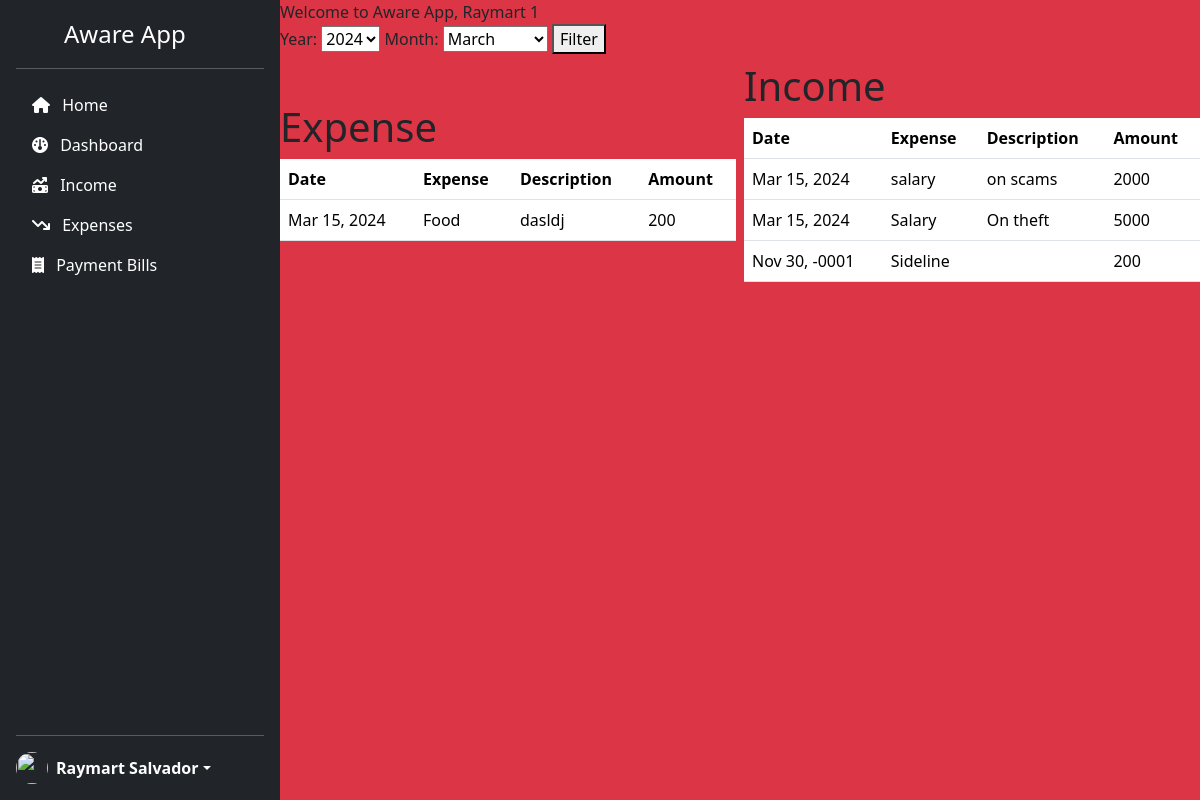
/dashboard.php (signed in), run on the app's committed database.
### tables this page shows
CREATE TABLE `expenses` (
  `expense_id` int(11) NOT NULL,
  `name` varchar(50) NOT NULL,
  `amount` double NOT NULL,
  `description` varchar(255) DEFAULT NULL,
  `expense_date` datetime DEFAULT NULL,
  `user_id` int(11) NOT NULL
);

CREATE TABLE `income` (
  `income_id` int(11) NOT NULL,
  `name` varchar(50) NOT NULL,
  `description` varchar(50) DEFAULT NULL,
  `amount` double NOT NULL,
  `income_date` datetime DEFAULT NULL,
  `user_id` int(11) NOT NULL
);

### dashboard.php (the view, shortened to what this page needs)
<!DOCTYPE html>
<html lang="en">
<?php
include 'database/db_connect.php';
$id = $_SESSION['user_id'];
$year = date('Y');
$statement = "SELECT * FROM expenses WHERE user_id = '$id'";
$incomeStatement = "SELECT * FROM income WHERE user_id = '$id'";
$result = mysqli_query($connection, $statement);
$expenses = mysqli_fetch_all($result, MYSQLI_ASSOC);
$incomeResult = mysqli_query($connection, $incomeStatement);
$income = mysqli_fetch_all($incomeResult, MYSQLI_ASSOC);
?>
<head>
    <link rel="stylesheet" href="assets/styles.css">
    <link rel="stylesheet" href="https://cdnjs.cloudflare.com/ajax/libs/font-awesome/6.5.1/css/all.min.css"
 />
    <link href="https://cdn.jsdelivr.net/npm/bootstrap@5.3.3/dist/css/bootstrap.min.css" rel="stylesheet"
>
</head>
<body>
    <div class="d-flex h-100">
        <nav class="">
            <?php
        include 'nav/nav.php';
        ?>
        </nav>
        <div class="bg-danger">
            Welcome to Aware App,
            <?=  $first_name?> <?= $id?>
            <div class="row justify-content-center align-items-center g-2">
                <?php include 'utilities/date_filter.php'?>
                <div class="col">
                    <div class="expenses">
                        <h1>Expense</h1>
                        <table class="table">
                            <thead>
                                <tr>
                                    <th scope="col">Date</th>
                                    <th scope="col">Expense</th>
                                    <th scope="col">Description</th>
                                    <th scope="col">Amount</th>
                                </tr>
                            </thead>
                            <tbody>
                                <?php foreach($expenses as $expense): ?>
                                <tr>
                                    <td><?= date('M j, Y', strtotime($expense['expense_date'])) ?></td>
                                    <td><?= $expense['name'] ?></td>
                                    <td><?= $expense['description'] ?></td>
                                    <td><?= $expense['amount'] ?></td>
                                </tr>
                                <?php endforeach; ?>
                            </tbody>
                        </table>
                    </div>
                </div>
                <div class="col">
                    <div class="income">
                        <h1>Income</h1>
                        <table class="table">
                            <thead>
                                <tr>
                                    <th scope="col">Date</th>
                                    <th scope="col">Expense</th>
                                    <th scope="col">Description</th>
                                    <th scope="col">Amount</th>
                                </tr>
                            </thead>
                            <tbody>
                                <?php foreach($income as $income): ?>
                                <tr>
                                    <td><?= date('M j, Y', strtotime($income['income_date'])) ?></td>
                                    <td><?= $income['name'] ?></td>
                                    <td><?= $income['description'] ?></td>
                                    <td><?= $income['amount'] ?></td>
                                </tr>
                                <?php endforeach; ?>
                            </tbody>
                        </table>
                    </div>
                </div>
            </div>
        </div>
    </div>
</body>
</html>

### nav/nav.php (shortened to what this page needs)
<?php
$title = "Aware App";
    $first_name = $_SESSION['first_name'];
    $last_name = $_SESSION['last_name'];
?>
<div class="d-flex flex-column flex-shrink-0 p-3 text-white bg-dark" style="width: 280px; height:100%">
    <a href="/" class="d-flex align-items-center mb-3 mb-md-0 me-md-auto text-white text-decoration-none">
        <svg class="bi me-2" width="40" height="32">
            <use xlink:href="#bootstrap" />
        </svg>
        <span class="fs-4">
            <?= $title ?>
        </span>
    </a>
    <hr>
    <ul class="nav nav-pills flex-column mb-auto">
        <li class="nav-item">
            <a href="home.php" class="nav-link text-white ">
                <i class="fa-solid fa-house me-2"></i>
                Home
            </a>
        </li>
        <li>
            <a href="dashboard.php" class="nav-link text-white" aria-current="page">
                <i class="fa-solid fa-gauge me-2"></i>
                Dashboard
            </a>
        </li>
        <li>
            <a href="income.php" class="nav-link text-white">
                <i class="fa-solid me-2 fa-money-bill-trend-up"></i>
                Income
            </a>
        </li>
        <li>
            <a href="expenses.php" class="nav-link text-white">
                <i class="fa-solid fa-arrow-trend-down me-2"></i>
                Expenses
            </a>
        </li>
        <li>
            <a href="bills.php" class="nav-link text-white">
                <i class="fa-solid fa-receipt me-2"></i>
                Payment Bills
            </a>
        </li>
    </ul>
    <hr>
    <div class="dropdown">
        <a href="#" class="d-flex align-items-center text-white text-decoration-none dropdown-toggle" id="dropdownUser1"
            data-bs-toggle="dropdown" aria-expanded="false">
            <img src="https://github.com/mdo.png" alt="" width="32" height="32" class="rounded-circle me-2">
            <strong><?= $first_name ?> <?= $last_name ?>
            </strong>
        </a>
    </div>
</div>

### utilities/date_filter.php
<form action="" method="GET">
    <label for="year">Year:</label>
    <select name="year" id="year">
        <?php
                        $currentYear = date('Y');
                        for ($i = $currentYear + 2; $i >= 2010; $i--) {
                            $selected = ($i == $year) ? 'selected' : '';
                            if ($i == $currentYear) {
                                echo "<option value='$i' $selected selected>$i</option>";
                            } else {
                                echo "<option value='$i' $selected>$i</option>";
                            }
                        }
                        ?>
    </select>
    <label for="month">Month:</label>
    <select name="month" id="month">
        <?php
                        $months = [
                            1 => 'January',
                            2 => 'February',
                            3 => 'March',
                            4 => 'April',
                            5 => 'May',
                            6 => 'June',
                            7 => 'July',
                            8 => 'August',
                            9 => 'September',
                            10 => 'October',
                            11 => 'November',
                            12 => 'December'
                        ];
                        foreach ($months as $key => $value) {
                            $selected = ($key == $month) ? 'selected' : '';
                            if ($key == date('n')) {
                                echo "<option value='$key' $selected selected>$value</option>";
                            } else {
                                echo "<option value='$key' $selected>$value</option>";
                            }
                        }
                        ?>
    </select>
    <button type="submit">Filter</button>
</form>

### assets/styles.css (style rules this page uses)
body { background-color: aqua; font-family: Arial, sans-serif; margin: 0; width: 100%; padding: 0; box-sizing: border-box; height: 100vh; }

### data on the page
expenses: expense_date "Mar 15, 2024", name "Food", description "dasldj", amount "200"
income: income_date "Mar 15, 2024", name "salary", description "on scams", amount "2000"
income: income_date "Mar 15, 2024", name "Salary", description "On theft", amount "5000"
income: income_date "Nov 30, -0001", name "Sideline", amount "200"

### other printed values
$title "Aware App"
$first_name "Raymart"
$last_name "Salvador"
$id "1"
form field year "2024"
form field month "March"
